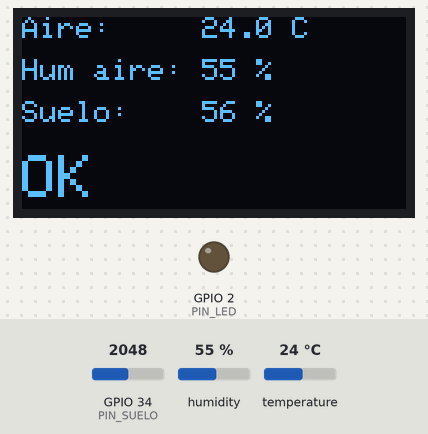
Bench run of a sketch on a simulated ESP32. Parts: 128×64 one-colour display, output pins drawn as LEDs (lit = HIGH). The test bench sets the inputs (shaded band); at power-on: temperature 24 °C, GPIO 34 (PIN_SUELO) = 2048, humidity 55 %. What the sketch prints to the serial monitor is not drawn.

Above: at 3.2 s.
3.3 s: temperature set to 29.6 °C
At 4.9 s:
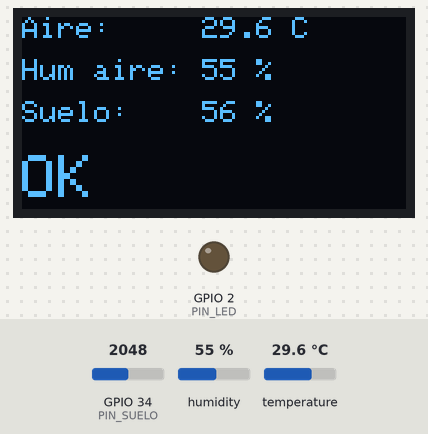
6.0 s: temperature set to 30.7 °C
At 6.5 s:
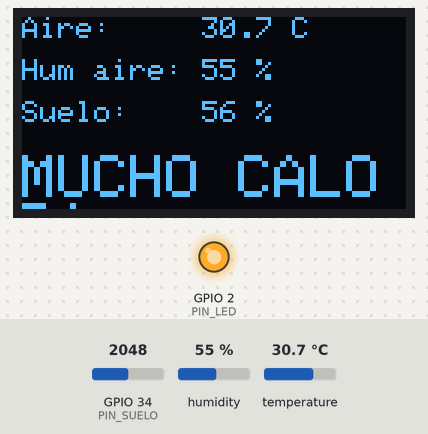
8.7 s: GPIO 34 (PIN_SUELO) set to 2111
11.8 s: temperature set to 12 °C
At 13.6 s:
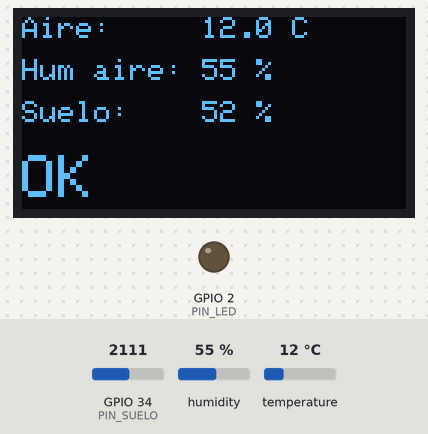
14.5 s: GPIO 34 (PIN_SUELO) set to 2435
At 17.7 s:
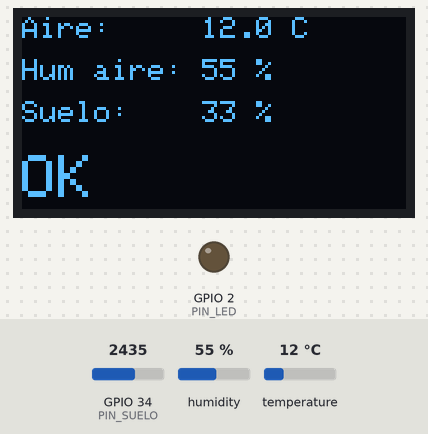
18.0 s: GPIO 34 (PIN_SUELO) set to 2546
At 19.5 s:
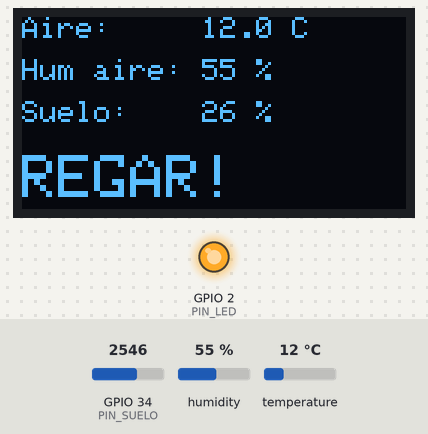
Timing chart, 0 to 21.0 s (numbered marks = the images above; inputs shaded):
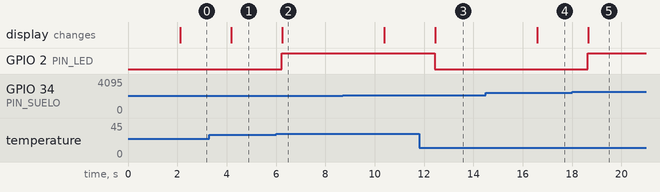

Measured:
- the behaviour switches between 30 and 30.1 °C on temperature (found by bisection; images 1 and 2)
- the behaviour switches between 2490 and 2491 on GPIO 34 (PIN_SUELO) (found by bisection; images 4 and 5)
- after the input at 3.3 s, the display: changes after 0.89 s (image 1)
- after the input at 6.0 s, GPIO 2 (PIN_LED): LOW → HIGH after 0.23 s; the display: changes after 0.26 s (image 2)
- after the input at 11.8 s, GPIO 2 (PIN_LED): HIGH → LOW after 0.63 s; the display: changes after 0.66 s (image 3)
- after the input at 14.5 s, the display: changes after 2.1 s (image 4)
- after the input at 18.0 s, GPIO 2 (PIN_LED): LOW → HIGH after 0.63 s; the display: changes after 0.65 s (image 5)

The sketch:

esp32-temperatura.ino
```cpp
// =============================================================
//  Monitor agricola: suelo y clima con ESP32
//  - Humedad del suelo (sensor capacitivo v1.2)
//  - Temperatura y humedad del aire (SHT31)
//  - Pantalla OLED 0.96" I2C (SSD1306)
//  - LED de alarma
// =============================================================

#include <Wire.h>
#include <Adafruit_SHT31.h>
#include <Adafruit_GFX.h>
#include <Adafruit_SSD1306.h>

// ----- Pines -----
#define PIN_SUELO 34   // usar solo GPIO 32-39 para analogicos (ADC1)
#define PIN_LED   2    // LED integrado de la placa

// ----- Calibracion del sensor de suelo (prueba del vaso) -----
// Usa el sketch 02-calibracion-suelo para obtener tus valores
int valorSeco   = 3000;   // sensor al aire
int valorMojado = 1300;   // sensor en el vaso de agua (hasta la linea)

// ----- Limites de alarma -----
int   sueloMinimo = 30;     // % por debajo = hay que regar
float tempMaxima  = 30.0;   // C por encima = mucho calor

Adafruit_SHT31 sht31;
Adafruit_SSD1306 pantalla(128, 64, &Wire, -1);

void setup() {
  Serial.begin(115200);
  pinMode(PIN_LED, OUTPUT);
  Wire.begin(21, 22);   // SDA, SCL (compartidos por SHT31 y OLED)

  if (!sht31.begin(0x44)) {
    Serial.println("No se encontro el SHT31. Revisa conexiones.");
  }
  if (!pantalla.begin(SSD1306_SWITCHCAPVCC, 0x3C)) {
    Serial.println("No se encontro la pantalla OLED. Revisa conexiones.");
  }

  pantalla.clearDisplay();
  pantalla.setTextColor(SSD1306_WHITE);
  pantalla.setTextSize(1);
  pantalla.setCursor(10, 25);
  pantalla.println("Monitor Agricola");
  pantalla.display();
  delay(2000);
}

void loop() {
  // --- Leer sensores ---
  float temp    = sht31.readTemperature();
  float humAire = sht31.readHumidity();

  int lecturaSuelo = analogRead(PIN_SUELO);
  int humSuelo = map(lecturaSuelo, valorSeco, valorMojado, 0, 100);
  humSuelo = constrain(humSuelo, 0, 100);

  // --- Revisar alarmas ---
  String estado = "OK";
  bool alarma = false;

  if (humSuelo < sueloMinimo) {
    estado = "REGAR!";
    alarma = true;
  }
  if (temp > tempMaxima) {
    estado = "MUCHO CALOR!";
    alarma = true;
  }

  digitalWrite(PIN_LED, alarma ? HIGH : LOW);

  // --- Monitor Serie ---
  Serial.printf("Temp: %.1f C | Hum aire: %.1f %% | Suelo: %d %% (lectura %d) | %s\n",
                temp, humAire, humSuelo, lecturaSuelo, estado.c_str());

  // --- Pantalla ---
  pantalla.clearDisplay();
  pantalla.setTextSize(1);

  pantalla.setCursor(0, 0);
  pantalla.printf("Aire:     %.1f C", temp);

  pantalla.setCursor(0, 14);
  pantalla.printf("Hum aire: %.0f %%", humAire);

  pantalla.setCursor(0, 28);
  pantalla.printf("Suelo:    %d %%", humSuelo);

  pantalla.setCursor(0, 46);
  pantalla.setTextSize(2);
  pantalla.print(estado);

  pantalla.display();

  delay(2000);
}
```
